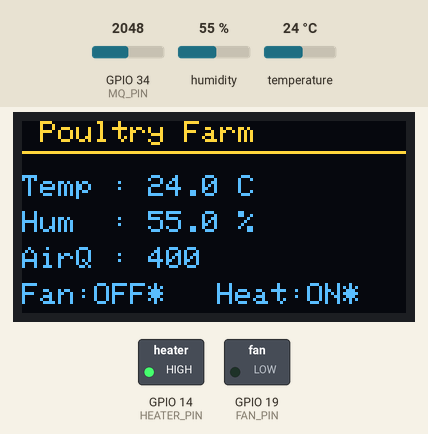
The sketch below on a simulated ESP32. On the bench: 128×64 one-colour display, switched loads named in the sketch (green lamp = pin HIGH). The inputs (shaded band) are chosen by the test bench; at power-on: temperature 24 °C, GPIO 34 (MQ_PIN) = 2048, humidity 55 %. The OLED is the two-colour kind (top 16 rows yellow); WiFi joins after 1.5 s; servers stay silent unless stated; uploads are accepted with an empty reply; what the sketch prints to the serial monitor is not drawn.

Above: at 2.7 s.
2.8 s: temperature set to 33 °C
At 6.7 s:
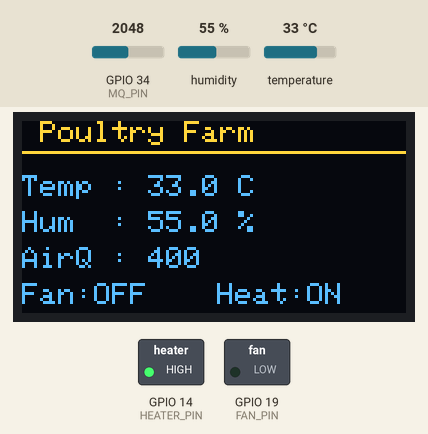
7.5 s: temperature set to 36 °C
At 11.0 s:
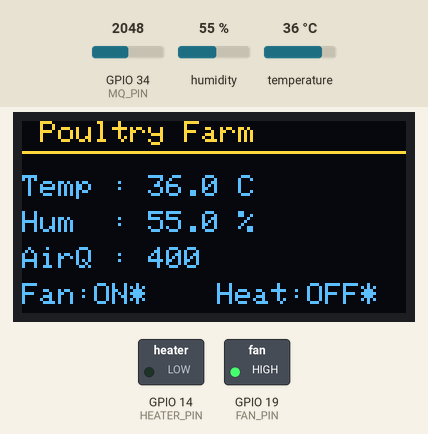
11.5 s: temperature set to 33 °C
At 15.1 s:
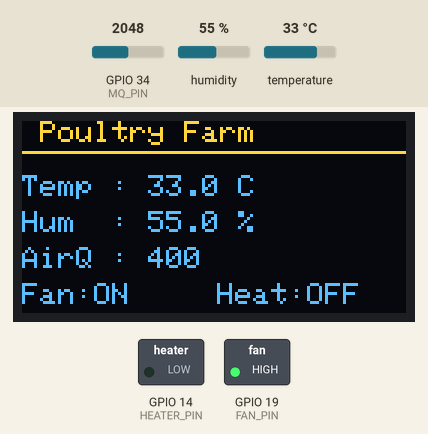
15.5 s: GPIO 34 (MQ_PIN) set to 2866
At 17.0 s:
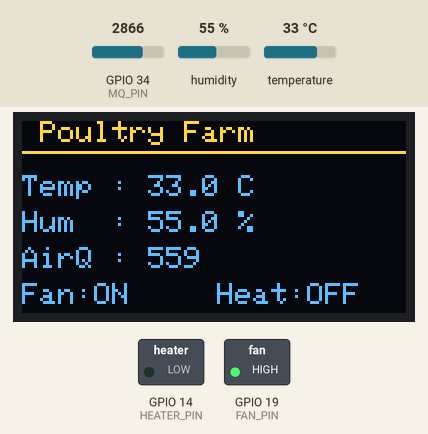
18.2 s: GPIO 34 (MQ_PIN) set to 3603
At 21.2 s:
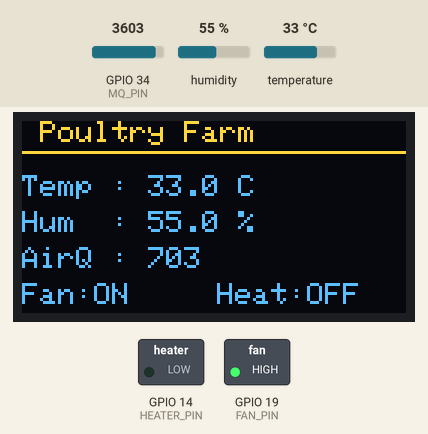
21.5 s: humidity set to 22 %
At 22.4 s:
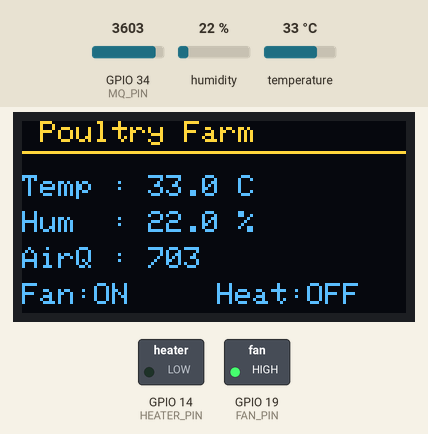
Timing chart, 0 to 24.5 s (numbered marks = the images above; inputs shaded):
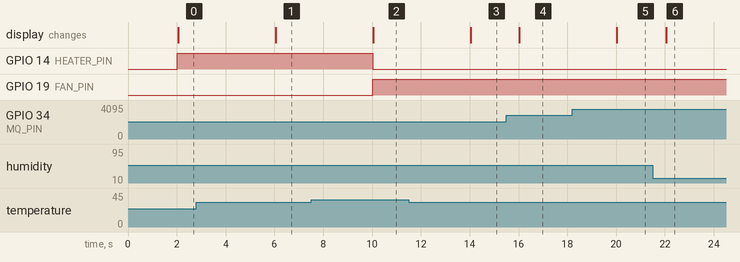

The sketch:

poultry-farm-esp32.ino
```cpp
/*
 * Poultry Farm — ESP32 Firmware
 *
 * Reads DHT11 (temp/humidity) and MQ-135 (air quality),
 * controls Fan (pin 19) and Heater (pin 14) relays,
 * displays on OLED (SSD1306, I2C), and posts readings
 * to Supabase REST API every 60 seconds.
 *
 * Also polls Supabase every 10 seconds for manual
 * fan/heater commands from the web dashboard.
 */

#include <WiFi.h>
#include <HTTPClient.h>
#include <Wire.h>
#include <Adafruit_GFX.h>
#include <Adafruit_SSD1306.h>
#include <DHT.h>
#include <ArduinoJson.h>

// ===================== CONFIGURATION =====================

// WiFi
const char* WIFI_SSID     = "YourWiFiName";
const char* WIFI_PASSWORD = "YourWiFiPassword";

// Supabase
const char* SUPABASE_URL    = "https://npkvtrlahuigbjsvrwlh.supabase.co";
const char* SUPABASE_ANON   = "sb_publishable_TRRDX4RknRmVdPP6bfQqOA_skzWVuF2";
const char* SUPABASE_TABLE  = "sensor_readings";

// House UUID — get from your Supabase "houses" table
const char* HOUSE_ID        = "your-house-uuid-here";

// Pin assignments (your existing wiring)
#define DHTPIN          15
#define DHTTYPE         DHT11
#define MQ_PIN          34
#define FAN_PIN         19
#define HEATER_PIN      14
#define OLED_SDA        21
#define OLED_SCL        22

// Timing (milliseconds)
#define SEND_INTERVAL     60000   // POST to Supabase every 60s
#define POLL_INTERVAL     10000   // Check web commands every 10s
#define CONTROL_INTERVAL   2000   // Control logic + display every 2s

// Temperature thresholds (matching your existing logic)
#define TEMP_HIGH         34.0
#define TEMP_LOW          30.0

// ==========================================================

// OLED
#define SCREEN_WIDTH  128
#define SCREEN_HEIGHT 64
Adafruit_SSD1306 display(SCREEN_WIDTH, SCREEN_HEIGHT, &Wire, -1);

// DHT
DHT dht(DHTPIN, DHTTYPE);

// Sensor values (local copies, replacing Arduino IoT Cloud variables)
float temperature = 0.0;
float humidity    = 0.0;
int   airQuality  = 0;
bool  fan         = false;   // current physical relay state
bool  heater      = false;   // current physical relay state

// Timing
unsigned long lastSend    = 0;
unsigned long lastPoll    = 0;
unsigned long lastControl = 0;

// Auto/manual state tracking
bool fanAutoOverride    = false;
bool heaterAutoOverride = false;

void setup() {
  Serial.begin(115200);

  Wire.begin(OLED_SDA, OLED_SCL);

  pinMode(FAN_PIN, OUTPUT);
  pinMode(HEATER_PIN, OUTPUT);
  digitalWrite(FAN_PIN, LOW);
  digitalWrite(HEATER_PIN, LOW);

  dht.begin();

  // Init OLED
  if (!display.begin(SSD1306_SWITCHCAPVCC, 0x3C)) {
    Serial.println("OLED allocation failed");
    // Continue without display
  }
  display.clearDisplay();
  display.display();

  // Connect WiFi
  WiFi.begin(WIFI_SSID, WIFI_PASSWORD);
  Serial.print("Connecting to WiFi");
  int attempts = 0;
  while (WiFi.status() != WL_CONNECTED && attempts < 40) {
    delay(500);
    Serial.print(".");
    attempts++;
  }
  if (WiFi.status() == WL_CONNECTED) {
    Serial.println("\nWiFi connected");
    Serial.print("IP: ");
    Serial.println(WiFi.localIP());
  } else {
    Serial.println("\nWiFi failed — running offline");
  }
}

void loop() {
  unsigned long now = millis();

  // ──── Control logic + display (every 2s) ────
  if (now - lastControl >= CONTROL_INTERVAL) {
    lastControl = now;
    readSensors();
    runControlLogic();
    updateDisplay();
  }

  // ──── POST reading to Supabase (every 60s) ────
  if (now - lastSend >= SEND_INTERVAL) {
    lastSend = now;
    sendReading();
  }

  // ──── Poll for web commands (every 10s) ────
  if (now - lastPoll >= POLL_INTERVAL) {
    lastPoll = now;
    pollWebCommands();
  }
}

// ============= READ SENSORS =============
void readSensors() {
  float t = dht.readTemperature();
  float h = dht.readHumidity();

  if (!isnan(t)) temperature = t;
  if (!isnan(h)) humidity    = h;

  int raw = analogRead(MQ_PIN);
  airQuality = map(raw, 0, 4095, 0, 800);

  Serial.printf("Sensors — Temp: %.1f°C  Hum: %.1f%%  AirQ: %d\n",
    temperature, humidity, airQuality);
}

// ============= CONTROL LOGIC =============
void runControlLogic() {
  bool prevFan    = fan;
  bool prevHeater = heater;

  // ── Automatic thresholds (override if conditions are met) ──
  if (temperature > TEMP_HIGH) {
    // Too hot: fan ON, heater OFF
    fan    = true;
    heater = false;
    fanAutoOverride    = true;
    heaterAutoOverride = true;
  } else if (temperature < TEMP_LOW) {
    // Too cold: fan OFF, heater ON
    fan    = false;
    heater = true;
    fanAutoOverride    = true;
    heaterAutoOverride = true;
  } else {
    // Normal range: respect manual state from web (no auto-override)
    fanAutoOverride    = false;
    heaterAutoOverride = false;
    // fan and heater keep their current values (set by web or previous state)
  }

  // ── Safety: never have both fan and heater ON simultaneously ──
  if (fan && heater) {
    heater = false;
  }

  // Apply to relays
  digitalWrite(FAN_PIN,    fan    ? HIGH : LOW);
  digitalWrite(HEATER_PIN, heater ? HIGH : LOW);

  if (fan != prevFan || heater != prevHeater) {
    Serial.printf("Relays changed — Fan: %s  Heater: %s  (auto: %s/%s)\n",
      fan    ? "ON" : "OFF",
      heater ? "ON" : "OFF",
      fanAutoOverride    ? "yes" : "no",
      heaterAutoOverride ? "yes" : "no");
  }
}

// ============= POST READING TO SUPABASE =============
void sendReading() {
  if (WiFi.status() != WL_CONNECTED) {
    Serial.println("WiFi down — skipping send");
    return;
  }

  StaticJsonDocument<256> doc;
  doc["house_id"]       = HOUSE_ID;
  doc["temperature"]    = round(temperature * 10) / 10.0;
  doc["humidity"]       = round(humidity * 10) / 10.0;
  doc["air_quality"]    = airQuality;
  doc["fan_status"]     = fan;
  doc["heater_status"]  = heater;

  String body;
  serializeJson(doc, body);

  HTTPClient http;
  String url = String(SUPABASE_URL) + "/rest/v1/" + SUPABASE_TABLE;
  http.begin(url);
  http.addHeader("Content-Type",  "application/json");
  http.addHeader("apikey",        SUPABASE_ANON);
  http.addHeader("Authorization", "Bearer " + String(SUPABASE_ANON));
  http.addHeader("Prefer",        "return=minimal");

  int code = http.POST(body);
  Serial.printf("POST /rest/v1/%s → %d\n", SUPABASE_TABLE, code);
  http.end();
}

// ============= POLL WEB COMMANDS =============
void pollWebCommands() {
  if (WiFi.status() != WL_CONNECTED) return;
  if (fanAutoOverride || heaterAutoOverride) {
    // Auto-override active — don't apply web commands until temp normalizes
    return;
  }

  HTTPClient http;
  String url = String(SUPABASE_URL) + "/rest/v1/" + SUPABASE_TABLE
    + "?select=fan_status,heater_status"
    + "&house_id=eq." + String(HOUSE_ID)
    + "&order=created_at.desc&limit=1";

  http.begin(url);
  http.addHeader("apikey",        SUPABASE_ANON);
  http.addHeader("Authorization", "Bearer " + String(SUPABASE_ANON));

  int code = http.GET();
  if (code == 200) {
    String payload = http.getString();
    StaticJsonDocument<512> doc;
    DeserializationError err = deserializeJson(doc, payload);
    if (!err && doc.size() > 0) {
      bool webFan    = doc[0]["fan_status"]    | fan;
      bool webHeater = doc[0]["heater_status"] | heater;

      // Only apply if different and no auto-override is active
      if (webFan != fan && !fanAutoOverride) {
        fan = webFan;
        digitalWrite(FAN_PIN, fan ? HIGH : LOW);
        Serial.printf("Web command — Fan set to %s\n", fan ? "ON" : "OFF");
      }
      if (webHeater != heater && !heaterAutoOverride) {
        // Safety: don't turn heater ON if fan is ON
        if (!webHeater || !fan) {
          heater = webHeater;
          digitalWrite(HEATER_PIN, heater ? HIGH : LOW);
          Serial.printf("Web command — Heater set to %s\n", heater ? "ON" : "OFF");
        }
      }
    }
  }
  http.end();
}

// ============= OLED DISPLAY =============
void updateDisplay() {
  display.clearDisplay();
  display.setTextSize(1);
  display.setTextColor(SSD1306_WHITE);

  display.setCursor(0, 0);
  display.println(" Poultry Farm");

  display.drawLine(0, 10, 128, 10, SSD1306_WHITE);

  display.setCursor(0, 18);
  display.print("Temp : ");
  display.print(temperature, 1);
  display.println(" C");

  display.setCursor(0, 30);
  display.print("Hum  : ");
  display.print(humidity, 1);
  display.println(" %");

  display.setCursor(0, 42);
  display.print("AirQ : ");
  display.print(airQuality);

  display.setCursor(0, 54);
  display.print("Fan:");
  display.print(fan ? "ON" : "OFF");
  if (fanAutoOverride) display.print("*");

  display.setCursor(65, 54);
  display.print("Heat:");
  display.print(heater ? "ON" : "OFF");
  if (heaterAutoOverride) display.print("*");

  display.display();
}
```

Measured:
- the behaviour switches between 34 and 35 °C on temperature (found by bisection; images 1 and 2)
- after the input at 2.8 s, the display: changes after 3.2 s (image 1)
- after the input at 7.5 s, GPIO 14 (HEATER_PIN): HIGH → LOW after 2.5 s; GPIO 19 (FAN_PIN): LOW → HIGH after 2.5 s; the display: changes after 2.6 s (image 2)
- after the input at 11.5 s, the display: changes after 2.5 s (image 3)
- after the input at 15.5 s, the display: changes after 0.53 s (image 4)
- after the input at 18.2 s, the display: changes after 1.8 s (image 5)
- after the input at 21.5 s, the display: changes after 0.55 s (image 6)
